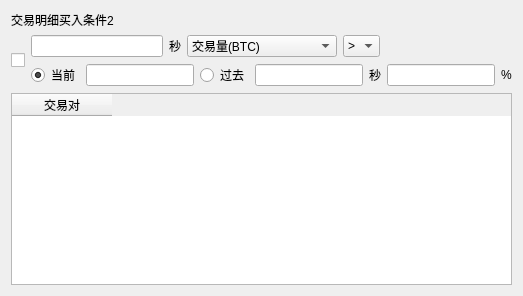
         <widget class="QWidget" name="" native="true">
          <layout class="QVBoxLayout" name="verticalLayout_7">
           <item>
            <widget class="QLabel" name="label_37">
             <property name="text">
              <string>交易明细买入条件2</string>
             </property>
            </widget>
           </item>
           <item>
            <layout class="QHBoxLayout" name="horizontalLayout_10">
             <item>
              <widget class="QCheckBox" name="cb_buyQuantitative_2">
               <property name="text">
                <string/>
               </property>
              </widget>
             </item>
             <item>
              <layout class="QVBoxLayout" name="verticalLayout_6">
               <item>
                <layout class="QHBoxLayout" name="horizontalLayout_5">
                 <item>
                  <widget class="QLineEdit" name="edt_param_1_2"/>
                 </item>
                 <item>
                  <widget class="QLabel" name="label_9">
                   <property name="text">
                    <string>秒</string>
                   </property>
                  </widget>
                 </item>
                 <item>
                  <widget class="QComboBox" name="cb_quan_type_2">
                   <property name="minimumSize">
                    <size>
                     <width>150</width>
                     <height>0</height>
                    </size>
                   </property>
                   <item>
                    <property name="text">
                     <string>交易量(BTC)</string>
                    </property>
                   </item>
                   <item>
                    <property name="text">
                     <string>交易次数</string>
                    </property>
                   </item>
                  </widget>
                 </item>
                 <item>
                  <widget class="QComboBox" name="cb_param_2_2">
                   <item>
                    <property name="text">
                     <string>&gt;</string>
                    </property>
                   </item>
                   <item>
                    <property name="text">
                     <string>&lt;</string>
                    </property>
                   </item>
                  </widget>
                 </item>
                 <item>
                  <spacer name="horizontalSpacer_2">
                   <property name="orientation">
                    <enum>Qt::Horizontal</enum>
                   </property>
                   <property name="sizeHint" stdset="0">
                    <size>
                     <width>40</width>
                     <height>20</height>
                    </size>
                   </property>
                  </spacer>
                 </item>
                </layout>
               </item>
               <item>
                <layout class="QHBoxLayout" name="horizontalLayout_11">
                 <item>
                  <widget class="QRadioButton" name="radio_param_31_2">
                   <property name="text">
                    <string>当前</string>
                   </property>
                   <property name="checked">
                    <bool>true</bool>
                   </property>
                  </widget>
                 </item>
                 <item>
                  <widget class="QLineEdit" name="edt_Param_41_2"/>
                 </item>
                 <item>
                  <widget class="QRadioButton" name="radio_param_32_2">
                   <property name="text">
                    <string>过去</string>
                   </property>
                  </widget>
                 </item>
                 <item>
                  <widget class="QLineEdit" name="edt_Param_42_2"/>
                 </item>
                 <item>
                  <widget class="QLabel" name="label_10">
                   <property name="text">
                    <string>秒</string>
                   </property>
                  </widget>
                 </item>
                 <item>
                  <widget class="QLineEdit" name="edt_Param_5_2"/>
                 </item>
                 <item>
                  <widget class="QLabel" name="label_11">
                   <property name="text">
                    <string>%</string>
                   </property>
                  </widget>
                 </item>
                </layout>
               </item>
              </layout>
             </item>
            </layout>
           </item>
           <item>
            <widget class="QTableWidget" name="tab_buyQuantitative_2">
             <property name="sortingEnabled">
              <bool>true</bool>
             </property>
             <column>
              <property name="text">
               <string>交易对</string>
              </property>
             </column>
            </widget>
           </item>
          </layout>
         </widget>
